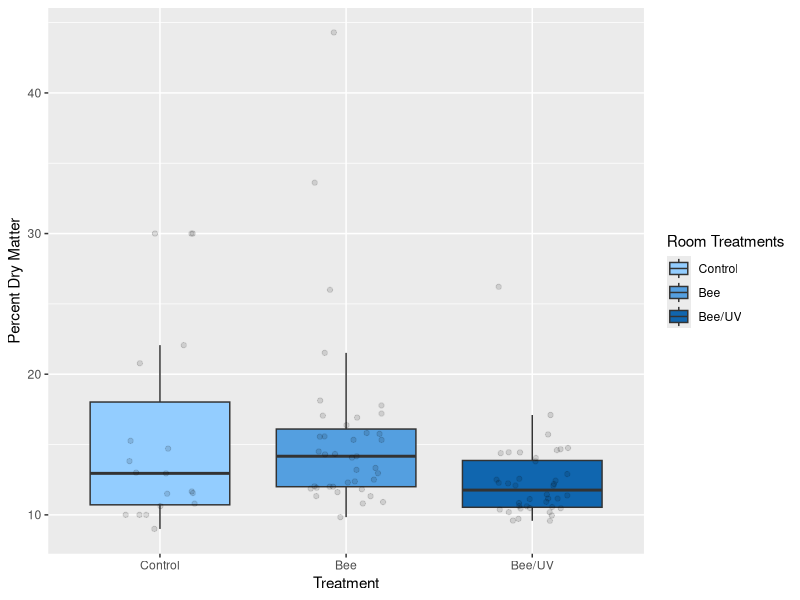

The R script that drew this image:
### Question 3 - Compare Dry Matter Content between the different Treatments ####


#Does the Dry Matter Content (DMC) of the strawberries differ between different treatments?
#To further explore the ability of O. lignaria to pollinate strawberries in a vertical farm, we compared the dry matter content of strawberries grown in the different treatments
#dry matter content of each plant’s berries was calculated using the following formula: DMC = (Pooled Dry Weight of Berries per plant / Pooled Fresh Weight of Berries per plant) * 100

#install.packages("ggplot2")  
library("ggplot2")
DryMatterContent <- read.csv("percentdrymatter.csv") #read in the Dry Matter Content Data of the strawberries from the spring trial
head(DryMatterContent)



################ Review Averages and N values ###########################################

##Review Average DMC in each Treatment
control_percentdry = DryMatterContent[which(DryMatterContent$Treatment=='Control'),]
mean(control_percentdry$percent_dry_matter) #15.66967 in Control

bee_percentdry = DryMatterContent[which(DryMatterContent$Treatment=='Bee'),]
mean(bee_percentdry$percent_dry_matter) #15.58375 in Bee

beeuv_percentdry = DryMatterContent[which(DryMatterContent$Treatment=='Bee/UV'),]
mean(beeuv_percentdry$percent_dry_matter) #12.40685 in Bee/UV

##Review number of plants that produced strawberries in each treatment, n values
length(control_percentdry$percent_dry_matter) #19
length(bee_percentdry$percent_dry_matter) #39
length(beeuv_percentdry$percent_dry_matter) #40



#######################    Visualization   ####################
# Create Figure 3: Strawberry Dry Matter Content in the Spring Trial
DryMatterContent$Treatment <- factor(DryMatterContent$Treatment,
                                            levels = c('Control','Bee','Bee/UV'),ordered = TRUE)

ggplot(data = DryMatterContent, aes(x=Treatment, y=percent_dry_matter)) +
  geom_boxplot(aes(fill = factor(Treatment)), outlier.shape = NA) + geom_jitter(width = 0.2, alpha = .12)+
  labs(x="Treatment",   y="Percent Dry Matter", fill = "Room Treatments")+
  scale_fill_manual(values=c("#93CDFF", "#549FE0", "#1066AF"))





#################### Statistical Analysis ######################

###use individual t tests to compare each treatment with one another

#compare Control to Bee
dry_noUV = DryMatterContent[which(DryMatterContent$Treatment!='Bee/UV'), ]
t.test(dry_noUV$percent_dry_matter~dry_noUV$Treatment) #t = -0.04395, df = 32.313, p-value = 0.9652
#compare Control to BeeUV
dry_nobee = DryMatterContent[which(DryMatterContent$Treatment!='Bee'), ]
t.test(dry_nobee$percent_dry_matter~dry_nobee$Treatment) #t = -1.8935, df = 20.831, p-value = 0.07226
#compare Bee to BeeUV
dry_nocontrol = DryMatterContent[which(DryMatterContent$Treatment!='Control'), ]
t.test(dry_nocontrol$percent_dry_matter~dry_nocontrol$Treatment)#t = 2.8103, df = 52.661, p-value = 0.006934




###Perform Mann-Whitney U test
#checking results with Mann Whitney Test because sample size is smaller in certain treatments and data not normally distributed

#compare Control to Bee
wilcox.test(percent_dry_matter ~ Treatment, data=dry_noUV) #W = 443, p-value = 0.2329
#compare Control to BeeUV
wilcox.test(percent_dry_matter ~ Treatment, data=dry_nobee) #W = 304, p-value = 0.2206
#compare Bee to BeeUV
wilcox.test(percent_dry_matter ~ Treatment, data=dry_nocontrol) #W = 1140.5, p-value = 0.0004154






#####Additional confirmation
### Kruskal-Wallis test was used to check for extreme differences in p-values. 
###Similarly, we confirmed p-value differences with a one-way ANOVA
#ANOVA 
drymatter.aov<-aov(DryMatterContent$percent_dry_matter~DryMatterContent$Treatment)
summary(drymatter.aov)

kruskal.test(DryMatterContent$percent_dry_matter~DryMatterContent$Treatment)
##0.002686













